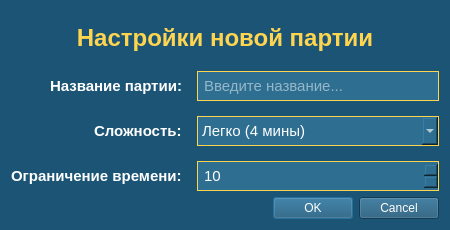
<?xml version="1.0" encoding="UTF-8"?>
<ui version="4.0">
 <class>NewGameDialog</class>
 <widget class="QDialog" name="NewGameDialog">
  <property name="geometry">
   <rect>
    <x>0</x>
    <y>0</y>
    <width>450</width>
    <height>230</height>
   </rect>
  </property>
  <property name="minimumSize">
   <size>
    <width>450</width>
    <height>230</height>
   </size>
  </property>
  <property name="maximumSize">
   <size>
    <width>450</width>
    <height>230</height>
   </size>
  </property>
  <property name="windowTitle">
   <string>Новая игра</string>
  </property>
  <property name="styleSheet">
   <string notr="true">background-color: rgb(27, 84, 117);
color: rgb(255, 255, 255);</string>
  </property>
  <layout class="QVBoxLayout" name="verticalLayout">
   <item>
    <widget class="QLabel" name="labelTitle">
     <property name="font">
      <font>
       <pointsize>18</pointsize>
       <weight>75</weight>
       <bold>true</bold>
      </font>
     </property>
     <property name="styleSheet">
      <string notr="true">color: rgb(255, 213, 79);</string>
     </property>
     <property name="text">
      <string>Настройки новой партии</string>
     </property>
     <property name="alignment">
      <set>Qt::AlignCenter</set>
     </property>
    </widget>
   </item>
   <item>
    <layout class="QFormLayout" name="formLayout">
     <property name="labelAlignment">
      <set>Qt::AlignRight|Qt::AlignTrailing|Qt::AlignVCenter</set>
     </property>
     <property name="horizontalSpacing">
      <number>15</number>
     </property>
     <property name="verticalSpacing">
      <number>15</number>
     </property>
     <item row="0" column="0">
      <widget class="QLabel" name="labelName">
       <property name="font">
        <font>
         <pointsize>11</pointsize>
         <weight>75</weight>
         <bold>true</bold>
        </font>
       </property>
       <property name="text">
        <string>Название партии:</string>
       </property>
      </widget>
     </item>
     <item row="0" column="1">
      <widget class="QLineEdit" name="editName">
       <property name="font">
        <font>
         <pointsize>11</pointsize>
        </font>
       </property>
       <property name="styleSheet">
        <string notr="true">background-color: rgb(45, 110, 145);
color: rgb(255, 255, 255);
border: 1px solid rgb(255, 213, 79);
padding: 4px;</string>
       </property>
       <property name="placeholderText">
        <string>Введите название...</string>
       </property>
      </widget>
     </item>
     <item row="1" column="0">
      <widget class="QLabel" name="labelDifficulty">
       <property name="font">
        <font>
         <pointsize>11</pointsize>
         <weight>75</weight>
         <bold>true</bold>
        </font>
       </property>
       <property name="text">
        <string>Сложность:</string>
       </property>
      </widget>
     </item>
     <item row="1" column="1">
      <widget class="QComboBox" name="comboDifficulty">
       <property name="font">
        <font>
         <pointsize>11</pointsize>
        </font>
       </property>
       <property name="styleSheet">
        <string notr="true">background-color: rgb(45, 110, 145);
color: rgb(255, 255, 255);
border: 1px solid rgb(255, 213, 79);
padding: 4px;</string>
       </property>
       <item>
        <property name="text">
         <string>Легко (4 мины)</string>
        </property>
       </item>
       <item>
        <property name="text">
         <string>Средне (8 мин)</string>
        </property>
       </item>
       <item>
        <property name="text">
         <string>Безумие (16 мин)</string>
        </property>
       </item>
      </widget>
     </item>
     <item row="2" column="0">
      <widget class="QLabel" name="labelTime">
       <property name="font">
        <font>
         <pointsize>11</pointsize>
         <weight>75</weight>
         <bold>true</bold>
        </font>
       </property>
       <property name="text">
        <string>Ограничение времени:</string>
       </property>
      </widget>
     </item>
     <item row="2" column="1">
      <widget class="QSpinBox" name="spinTime">
       <property name="font">
        <font>
         <pointsize>11</pointsize>
        </font>
       </property>
       <property name="styleSheet">
        <string notr="true">background-color: rgb(45, 110, 145);
color: rgb(255, 255, 255);
border: 1px solid rgb(255, 213, 79);
padding: 4px;</string>
       </property>
       <property name="minimum">
        <number>1</number>
       </property>
       <property name="maximum">
        <number>120</number>
       </property>
       <property name="value">
        <number>10</number>
       </property>
      </widget>
     </item>
    </layout>
   </item>
   <item>
    <widget class="QDialogButtonBox" name="buttonBox">
     <property name="font">
      <font>
       <pointsize>11</pointsize>
      </font>
     </property>
     <property name="orientation">
      <enum>Qt::Horizontal</enum>
     </property>
     <property name="standardButtons">
      <set>QDialogButtonBox::Cancel|QDialogButtonBox::Ok</set>
     </property>
    </widget>
   </item>
  </layout>
 </widget>
 <resources/>
 <connections>
  <connection>
   <sender>buttonBox</sender>
   <signal>accepted()</signal>
   <receiver>NewGameDialog</receiver>
   <slot>accept()</slot>
   <hints>
    <hint type="sourcelabel">
     <x>248</x>
     <y>254</y>
    </hint>
    <hint type="destinationlabel">
     <x>157</x>
     <y>274</y>
    </hint>
   </hints>
  </connection>
  <connection>
   <sender>buttonBox</sender>
   <signal>rejected()</signal>
   <receiver>NewGameDialog</receiver>
   <slot>reject()</slot>
   <hints>
    <hint type="sourcelabel">
     <x>316</x>
     <y>260</y>
    </hint>
    <hint type="destinationlabel">
     <x>286</x>
     <y>274</y>
    </hint>
   </hints>
  </connection>
 </connections>
</ui>
